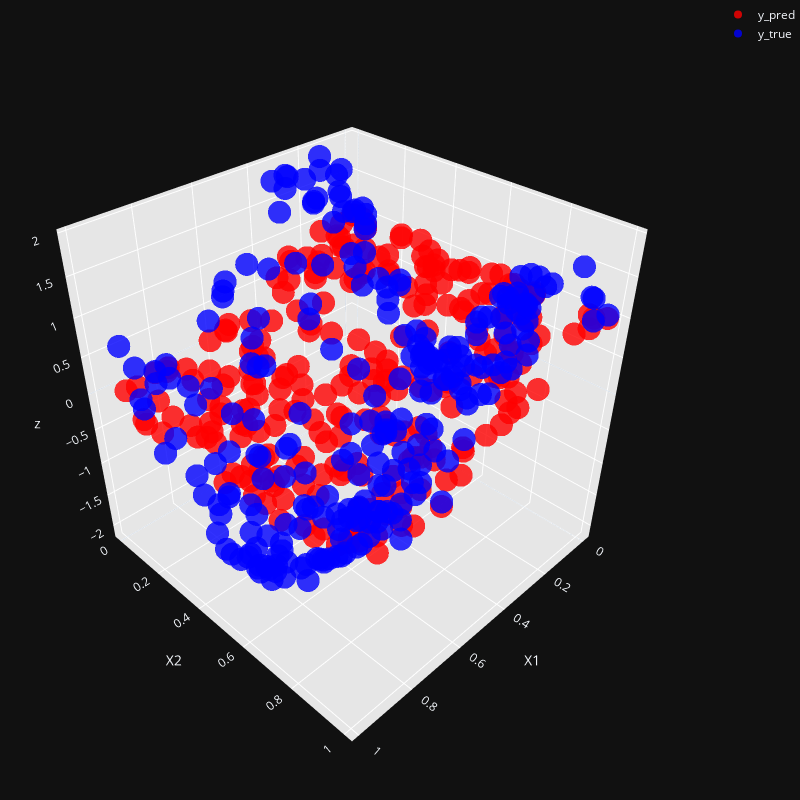

The notebook cell saved with this chart:
### Code cell
import plotly.graph_objs as go

# Lista de predicciones
predictions = []

# Prediciones de entrenamiento
for i in range(len(X_train)):
    y_pred = model(X_train[i].reshape(1, -1)).flatten()[0]  # Ensure single value output
    predictions.append(y_pred)

# Plots
fig = go.Figure()

# Plot predicciones
fig.add_trace(go.Scatter3d(
    x=X_train[:, 0],  
    y=X_train[:, 1],  
    z=predictions, 
    mode='markers',
    marker=dict(color='red', size=8, symbol='circle', opacity=0.8),
    name='y_pred',  
))

# Plot y_train
fig.add_trace(go.Scatter3d(
    x=X_train[:, 0],  
    y=X_train[:, 1],  
    z=y_train.flatten(), 
    mode='markers',
    marker=dict(color='blue', size=8, symbol='circle', opacity=0.8),  
    name='y_true',  
))

# Ajuste del layout
fig.update_layout(
    scene=dict(
        xaxis_title='X1', 
        yaxis_title='X2', 
        aspectmode='cube',  # Ensures equal scaling of all axes
        xaxis=dict(backgroundcolor='rgb(230, 230, 230)', gridcolor='white', showbackground=True),  # Light gray background
        yaxis=dict(backgroundcolor='rgb(230, 230, 230)', gridcolor='white', showbackground=True),  # Light gray background
        zaxis=dict(backgroundcolor='rgb(230, 230, 230)', gridcolor='white', showbackground=True)   # Light gray background
    ),
    width=800,  # Increase the size of the figure
    height=800,  # Increase the size of the figure
    margin=dict(l=0, r=0, b=0, t=0),  # Reduce margins
    title="Predición de la MLP",  # Add title
    title_font=dict(size=20, family='Arial, sans-serif'),  # Customize title font
    scene_camera=dict(eye=dict(x=1.5, y=1.5, z=1.5)),  # Set the default camera angle for better visualization
)

fig.show()

mae = np.mean(np.abs(y_pred_train - y_train.flatten()))
print("MAE:", mae)

### Figure 1 — Plotly figure (JSON) as saved in the notebook; plotly's stock layout.template omitted (floating-point values rounded to 4 significant figures; data arrays with more than 128 entries replaced by an {"elided": "..."} marker saying what was removed)
{"data": [{"marker": {"color": "red", "opacity": 0.8, "size": 8, "symbol": "circle"}, "mode": "markers", "name": "y_pred", "x": {"elided": "250 float values"}, "y": {"elided": "250 float values"}, "z": {"elided": "250 float values"}, "type": "scatter3d"}, {"marker": {"color": "blue", "opacity": 0.8, "size": 8, "symbol": "circle"}, "mode": "markers", "name": "y_true", "x": {"elided": "250 float values"}, "y": {"elided": "250 float values"}, "z": {"elided": "250 float values"}, "type": "scatter3d"}], "layout": {"scene": {"xaxis": {"title": {"text": "X1"}, "backgroundcolor": "rgb(230, 230, 230)", "gridcolor": "white", "showbackground": true}, "yaxis": {"title": {"text": "X2"}, "backgroundcolor": "rgb(230, 230, 230)", "gridcolor": "white", "showbackground": true}, "zaxis": {"backgroundcolor": "rgb(230, 230, 230)", "gridcolor": "white", "showbackground": true}, "camera": {"eye": {"x": 1.5, "y": 1.5, "z": 1.5}}, "aspectmode": "cube"}, "margin": {"l": 0, "r": 0, "b": 0, "t": 0}, "title": {"text": "Predición de la MLP", "font": {"size": 20, "family": "Arial, sans-serif"}}, "width": 800, "height": 800}}
